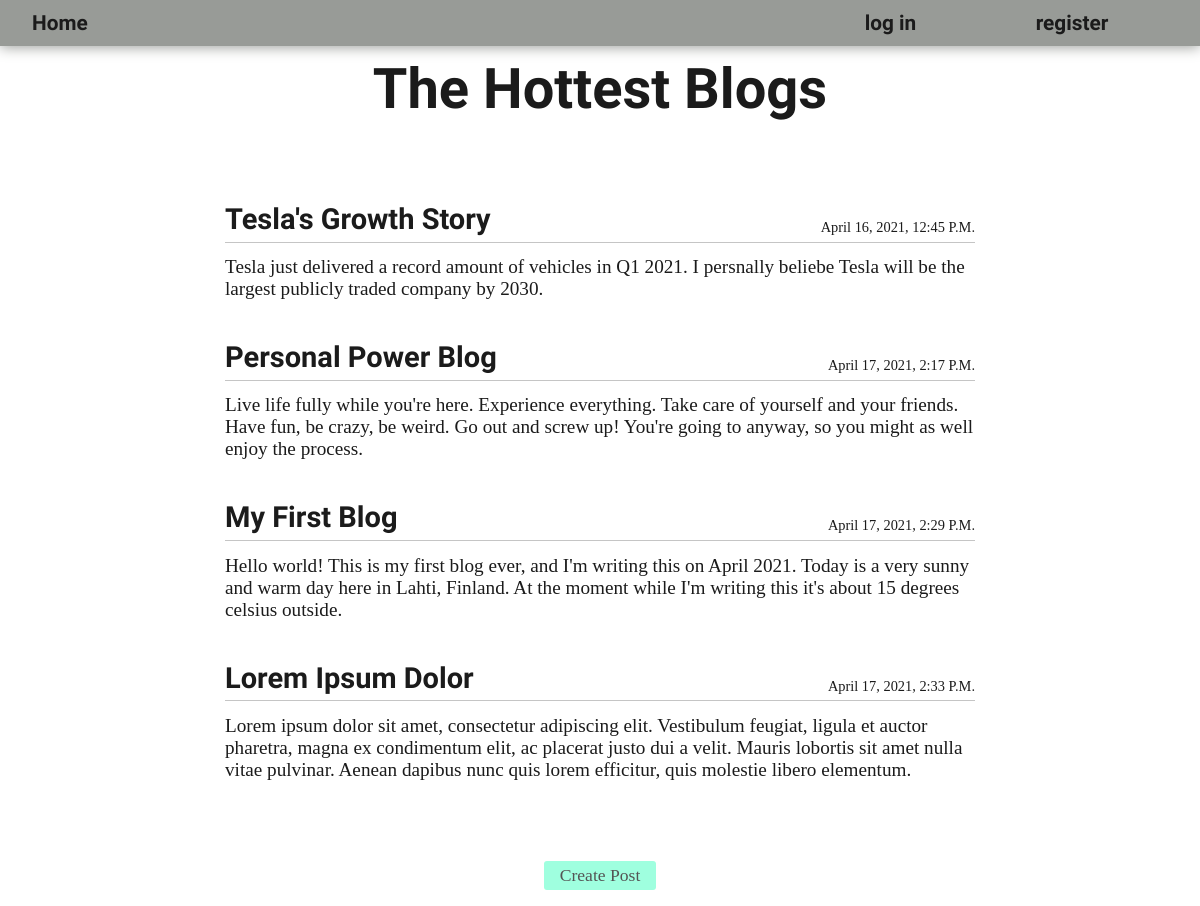
Before: / with the older database file.
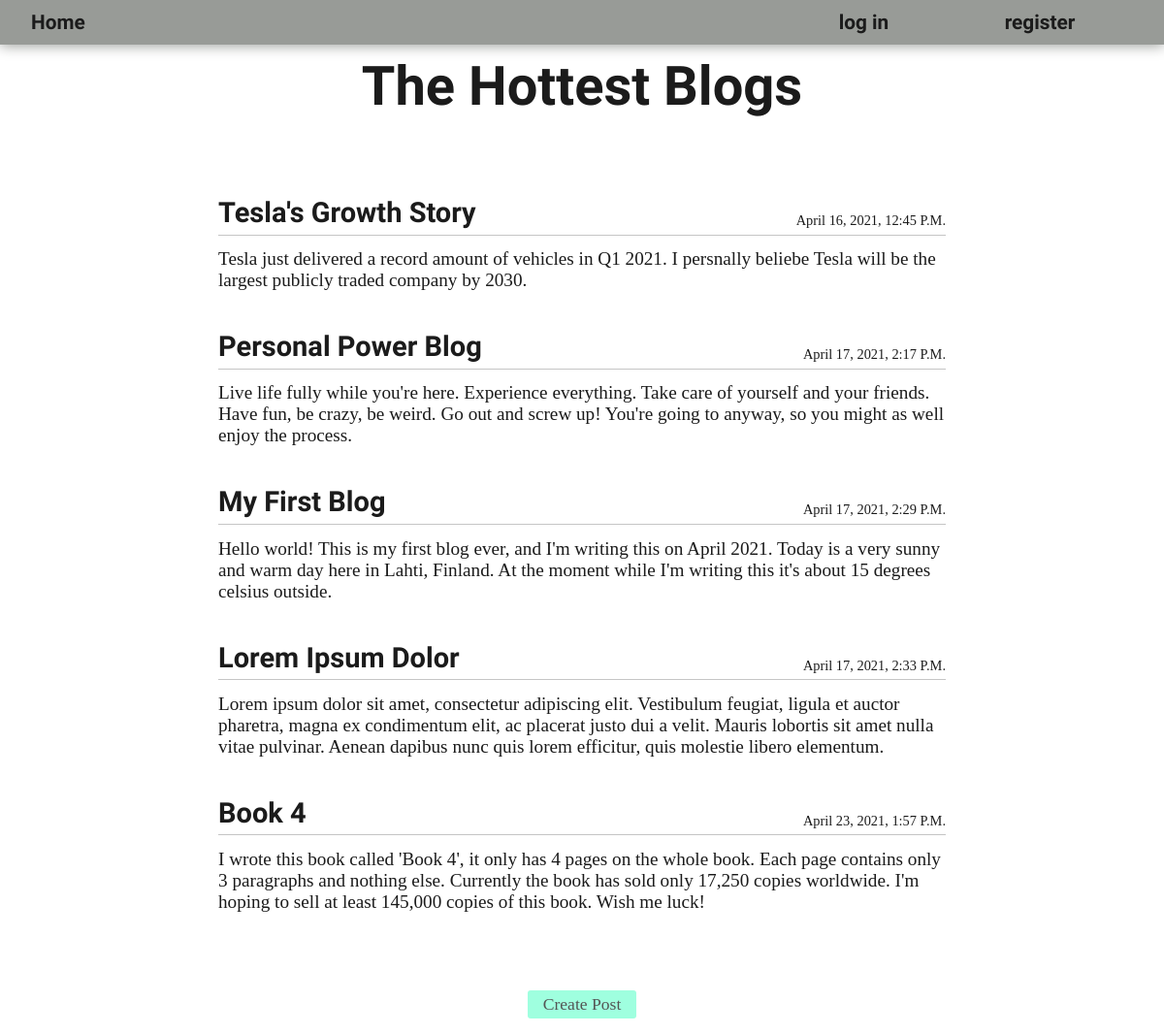
After: the same page with the newer database file.
### blogs/models.py (models this page shows)
class BlogPost(models.Model):
    title = models.CharField(max_length=50)
    text = models.TextField(max_length=300)
    date_added = models.DateTimeField(auto_now_add=True)
    owner = models.ForeignKey(User, on_delete=models.CASCADE)
    def __str__(self):
        return self.title

### blogs/views.py (the view)
# urls.py: path('', views.index, name='index'),
def index(request):
    blog_posts = BlogPost.objects.order_by('date_added')
    context = {'blog_posts': blog_posts}
    return render(request, 'blogs/index.html', context)

### templates/blogs/index.html (shortened to what this page needs)
{% extends 'base.html' %}
{% block content %}
    <div class="title-container">
        <h1>The Hottest Blogs</h1>
    </div>
    <div class="blog-items-container">
        {% for blog_post in blog_posts %}
        <div class="blog-item-container">
            <div class="blog-item-header">
                <div class="blog-header-right">
                    <h3>{{ blog_post }}</h3>
                    <p class="blog-timestamp">{{ blog_post.date_added }}</p>
                </div>
            </div>
            <div class="blog-item-text">
                {{ blog_post.text }}
            </div>
        </div>
        {% empty %}
            <h3>No posts have been posted yet.</h3>
        {% endfor %}
    </div>
    <div class="blog-items-footer">
        <a href="{% url 'blogs:new_blog' %}" class="btn">Create post</a>
    </div>
{% endblock content %}

### templates/base.html (shortened to what this page needs)
{% load static %}
<!DOCTYPE html>
<html lang="en">
<head>
    <link rel="stylesheet" href="{% static './css/styles.css' %}">
</head>
<body>
    <div class="navbar">
        <ul class="nav-links">
            <li>
                <a href="{% url 'blogs:index' %}">Home</a>
            </li>
        </ul>
        <ul class="nav-logins">
            {% if user.is_authenticated %}
                <li>
                    <a class="greetings">Hello, {{ user.username }}</a>
                </li>
                <li>
                    <a href="{% url 'users:logout' %}" class="logout">log out</a>
                </li>
            {% else %}
                <li>
                    <a href="{% url 'users:login' %}">log in</a>
                </li>
                <li>
                    <a href="{% url 'users:register' %}">register</a>
                </li>
            {% endif %}
        </ul>
    </div>
    <div class="container">
        {% block content %}{% endblock content %}
    </div>
</body>
</html>

### static/css/styles.css (style rules this page uses)
* { padding: 0; margin: 0; box-sizing: border-box; }
:root { --titleFont: 'Yeseva One', cursive; --mainFont: 'Bitter', serif; --mainBorderBottom: solid 1px rgba(27, 27, 27, 0.25); --mainBoxShadow: 0px 1px 13px 0px #989b97; --clrDanger: #D92122; }
body { font-family: var(--mainFont) }
.navbar { position: fixed; top: 0; width: 100%; font-family: var(--titleFont); box-shadow: var(--mainBoxShadow); background: #ababab; background: #989b97; padding: 0.35rem 1rem; margin-bottom: 2rem; display: flex; justify-content: space-between; align-items: center; }
.nav-links, .nav-logins { padding: 0.35rem 1rem; list-style: none; }
.nav-logins { display: flex; justify-content: space-around; width: min(395px, 75%); }
.nav-links li a, .nav-logins li a { text-decoration: none; font-size: 1.3rem; font-weight: 600; color: #1b1b1b; transition: 0.2s ease; }
.container { margin: 0 auto; margin-top: 3.5rem; display: flex; flex-direction: column; min-height: 500px; width: min(750px, 95vw); align-items: center; justify-content: center; }
.title-container { font-family: var(--titleFont); color: #1b1b1b; font-size: 1.75rem; text-transform: capitalize; margin-bottom: 5rem; }
.blog-items-container { display: flex; flex-direction: column; justify-content: center; width: 100%; color: #1b1b1b; margin-bottom: 1.5rem; }
.blog-item-container { margin-bottom: 2rem; padding-bottom: 0.5rem; }
.blog-item-header { font-family: var(--titleFont); display: flex; justify-content: space-between; align-items: flex-end; text-transform: capitalize; font-size: 1.55rem; margin-bottom: 0.85rem; padding-bottom: 0.35rem; border-bottom: var(--mainBorderBottom); }
.blog-header-right { display: flex; width: 100%; justify-content: space-between; align-items: flex-end; }
.blog-timestamp { font-family: var(--mainFont); font-size: 0.9rem; font-weight: 400; }
.blog-item-text { width: 100%; font-size: 1.2rem; }
.blog-items-footer { margin: 1rem 0; display: flex; justify-content: center; }
.btn { padding: 0.25rem 1rem; border: none; border-radius: 3px; background: aquamarine; color: #1b1b1b; font-family: var(--mainFont); font-size: 1.1rem; text-transform: capitalize; text-decoration: none; cursor: pointer; transition: 0.2s ease; filter: opacity(0.75); }

Changed rows visible on the page:
added BlogPost: title "Book 4", date_added "April 23, 2021, 1:57 P.m.", text "I wrote this book called 'Book 4', it only has 4 pages on the whole book. Each page contains only 3 paragraphs and nothing else. Currently the book has sold only 17,250 copies worldwide. I'm hoping to sell at least 145,000 copies of this book. Wish me luck!"
